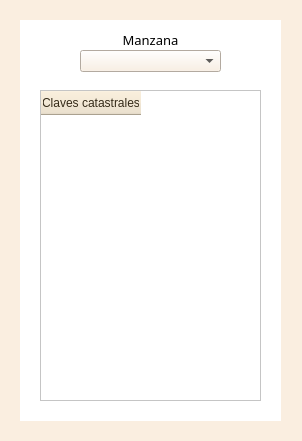
<?xml version="1.0" encoding="UTF-8"?>
<ui version="4.0">
 <class>UsuarioCampoDialogBase</class>
 <widget class="QDialog" name="UsuarioCampoDialogBase">
  <property name="geometry">
   <rect>
    <x>0</x>
    <y>0</y>
    <width>302</width>
    <height>441</height>
   </rect>
  </property>
  <property name="windowTitle">
   <string>UsuarioCampo</string>
  </property>
  <property name="styleSheet">
   <string notr="true">QDialog{
background : rgb(250,238,224);
}</string>
  </property>
  <widget class="QWidget" name="widget" native="true">
   <property name="geometry">
    <rect>
     <x>20</x>
     <y>20</y>
     <width>261</width>
     <height>401</height>
    </rect>
   </property>
   <property name="styleSheet">
    <string notr="true">QWidget{
background : rgb(255,255,255);
}</string>
   </property>
   <widget class="QTableWidget" name="tablaClaves">
    <property name="geometry">
     <rect>
      <x>20</x>
      <y>70</y>
      <width>221</width>
      <height>311</height>
     </rect>
    </property>
    <property name="styleSheet">
     <string notr="true">QHeaderView::section
{
background-color: rgb(238,225,200);
color : rgb(52, 42, 24 );
text-align: right;
font-size:12px;
height:24px
}</string>
    </property>
    <column>
     <property name="text">
      <string>Claves catastrales</string>
     </property>
    </column>
   </widget>
   <widget class="QComboBox" name="cmbManzana">
    <property name="geometry">
     <rect>
      <x>60</x>
      <y>30</y>
      <width>141</width>
      <height>22</height>
     </rect>
    </property>
    <property name="styleSheet">
     <string notr="true">QComboBox QAbstractItemView::item { min-height: 25; font-family: &quot;Century Gothic&quot;;}
QListView{color: black ; font-size: 16px; outline:none; font-weight:bold; font-family: &quot;Century Gothic&quot;;}
QListView::item:selected { color: white; background-color:  rgb(250,238,224); font-family: &quot;Century Gothic&quot;;}
QComboBox{
background : rgb(250,238,224);
}</string>
    </property>
   </widget>
   <widget class="QLabel" name="lblLocalidad_2">
    <property name="geometry">
     <rect>
      <x>60</x>
      <y>10</y>
      <width>141</width>
      <height>20</height>
     </rect>
    </property>
    <property name="font">
     <font>
      <family>Century Gothic</family>
      <pointsize>10</pointsize>
     </font>
    </property>
    <property name="text">
     <string>&lt;html&gt;&lt;head/&gt;&lt;body&gt;&lt;p align=&quot;center&quot;&gt;Manzana&lt;/p&gt;&lt;/body&gt;&lt;/html&gt;</string>
    </property>
   </widget>
  </widget>
 </widget>
 <resources/>
 <connections/>
</ui>
